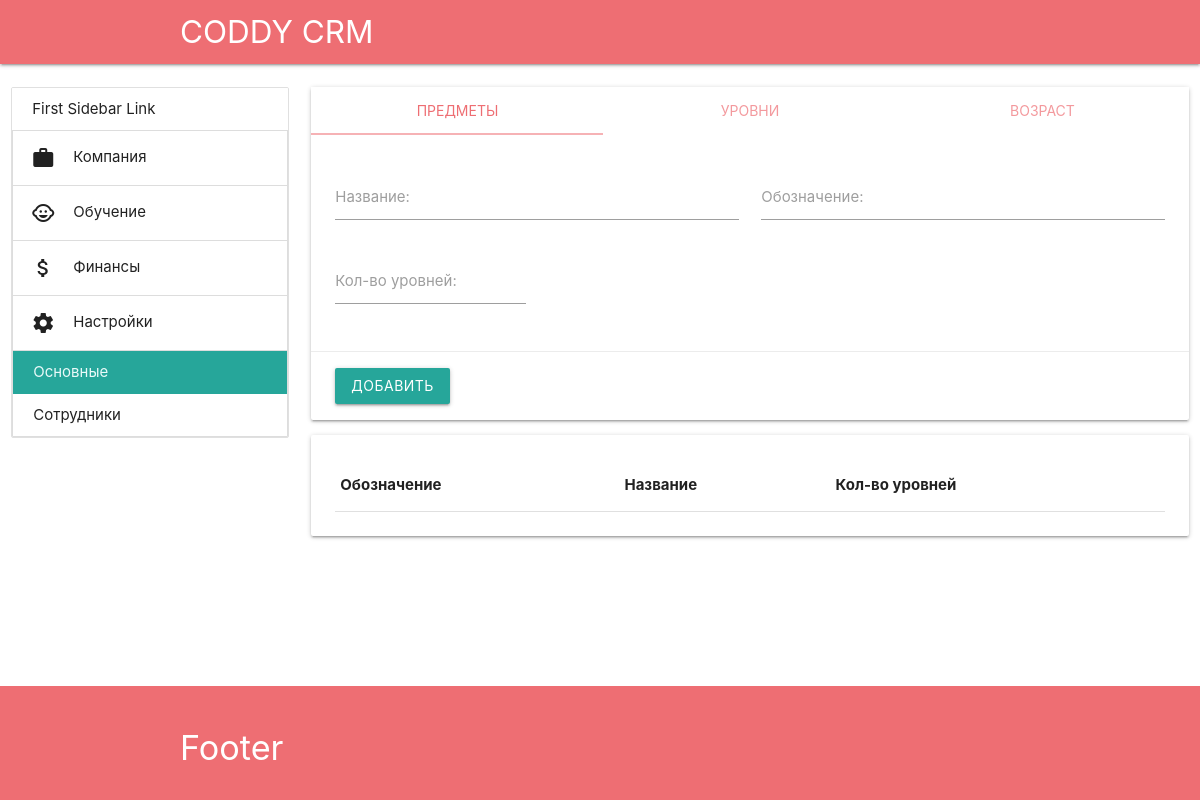
The app's page /settings/general/subjects/ (signed in), older data.
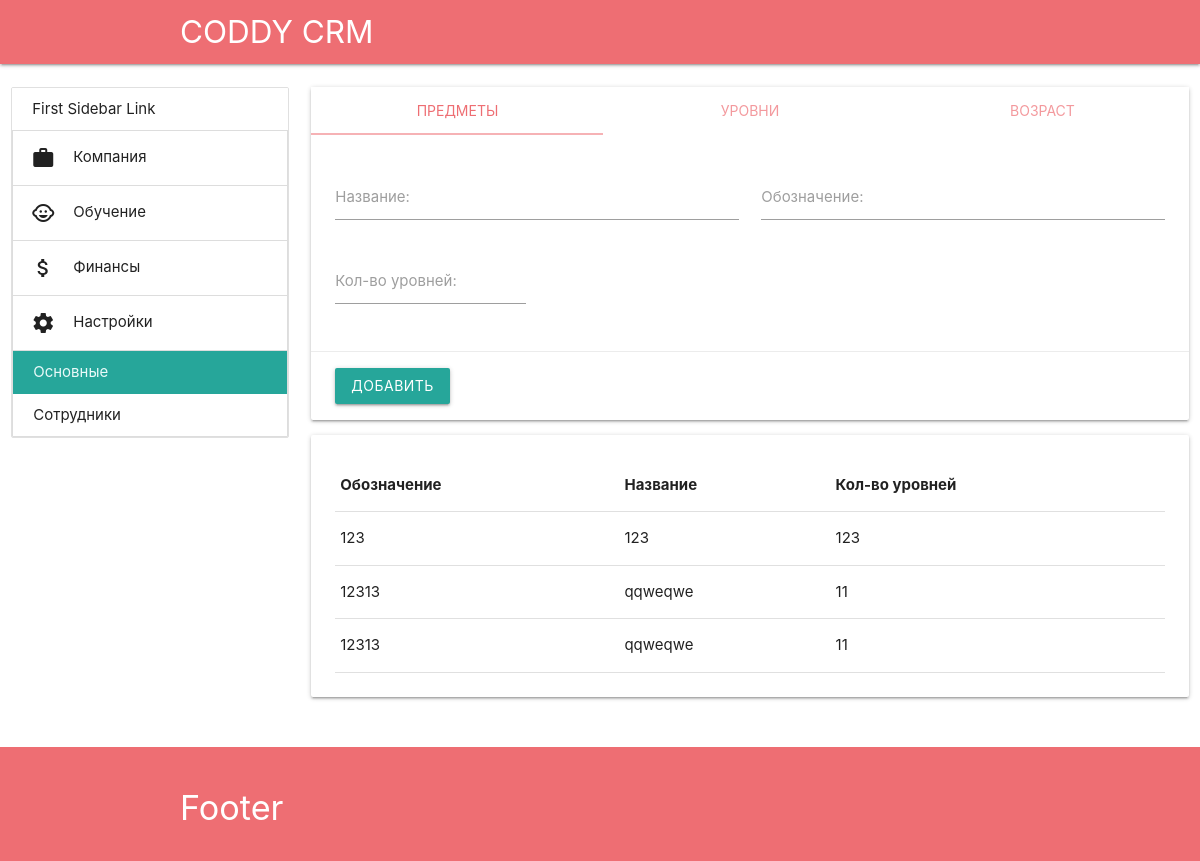
The same page, newer data.
### app/models.py (models this page shows, shortened)
class Subject(models.Model):
    name = models.CharField(max_length=50)
    symbol = models.CharField(max_length=10)
    level_count = models.PositiveIntegerField()

### app/views.py (the view)
# urls.py: path('settings/general/subjects/', views.settings_general_subjects, name='settings_general_subjects'),
@login_required
def settings_general_subjects(request):
    if request.method == 'POST':
        form = AddSubjectForm(request.POST)
        if form.is_valid():
            data = form.cleaned_data
            s = Subject(**data)
            s.save()
            redirect(settings_general_subjects)
    else:
        form = AddSubjectForm()
    subs = Subject.objects.all()
    return render(request, 'app/settings_general_subjects.html',
                  {'form': form, 'subs': subs})

### app/forms.py
class AddSubjectForm(forms.Form):
    name = forms.CharField(
        label='Название',
        max_length=50,
        error_messages=error_messages
    )
    symbol = forms.SlugField(
        label='Обозначение',
        max_length=10,
        error_messages=error_messages
    )
    level_count = forms.IntegerField(
        label='Кол-во уровней',
        validators=[validators.MinValueValidator(1)],
        error_messages={**error_messages,
                        'min_value': 'Требуется положительное целое число'}
    )

### app/templatetags/app_tags.py (called while the page is built)
@register.simple_tag(takes_context=True)
def active(context, url):
    cur_url = resolve(context['request'].path).url_name
    if cur_url.startswith(url):
        return 'active'
    return ''

### app/templates/app/settings_general_subjects.html (shortened to what this page needs)
{% extends "app/main.html" %}
{% block content %}
<div class="col s12 l9">
    <div class="card">
        {% include 'app/settings_general_tabs.html' %}
        <form action="{% url 'settings_general_subjects' %}" method="post">
            <div class="card-content">
                <div class="row">
                    <div class="input-field col s12 l6">
                        {{ form.name }}
                        {{ form.name.label_tag }}
                    </div>
                    <div class="input-field col s12 l6">
                        {{ form.symbol }}
                        {{ form.symbol.label_tag }}
                    </div>
                    <div class="input-field col s12 l3">
                        {{ form.level_count }}
                        {{ form.level_count.label_tag }}
                    </div>
                </div>
            </div>
            <div class="card-action">
                <button class="btn" type="submit">Добавить</button>
            </div>
        </form>
    </div>
    <div class="card">
        <div class="card-content">
            <table>
                <thead>
                <tr>
                    <th>Обозначение</th>
                    <th>Название</th>
                    <th>Кол-во уровней</th>
                </tr>
                </thead>
                <tbody>
                {% for sub in subs %}
                <tr>
                    <td>{{ sub.symbol }}</td>
                    <td>{{ sub.name }}</td>
                    <td>{{ sub.level_count }}</td>
                </tr>
                {% endfor %}
                </tbody>
            </table>
        </div>
    </div>
</div>
{% endblock content %}

Row changes from the older to the newer data that the page shows:
added Subject: symbol "123", name "123", level_count "123"
added Subject: symbol "12313", name "qqweqwe", level_count "11"
added Subject: symbol "12313", name "qqweqwe", level_count "11"
